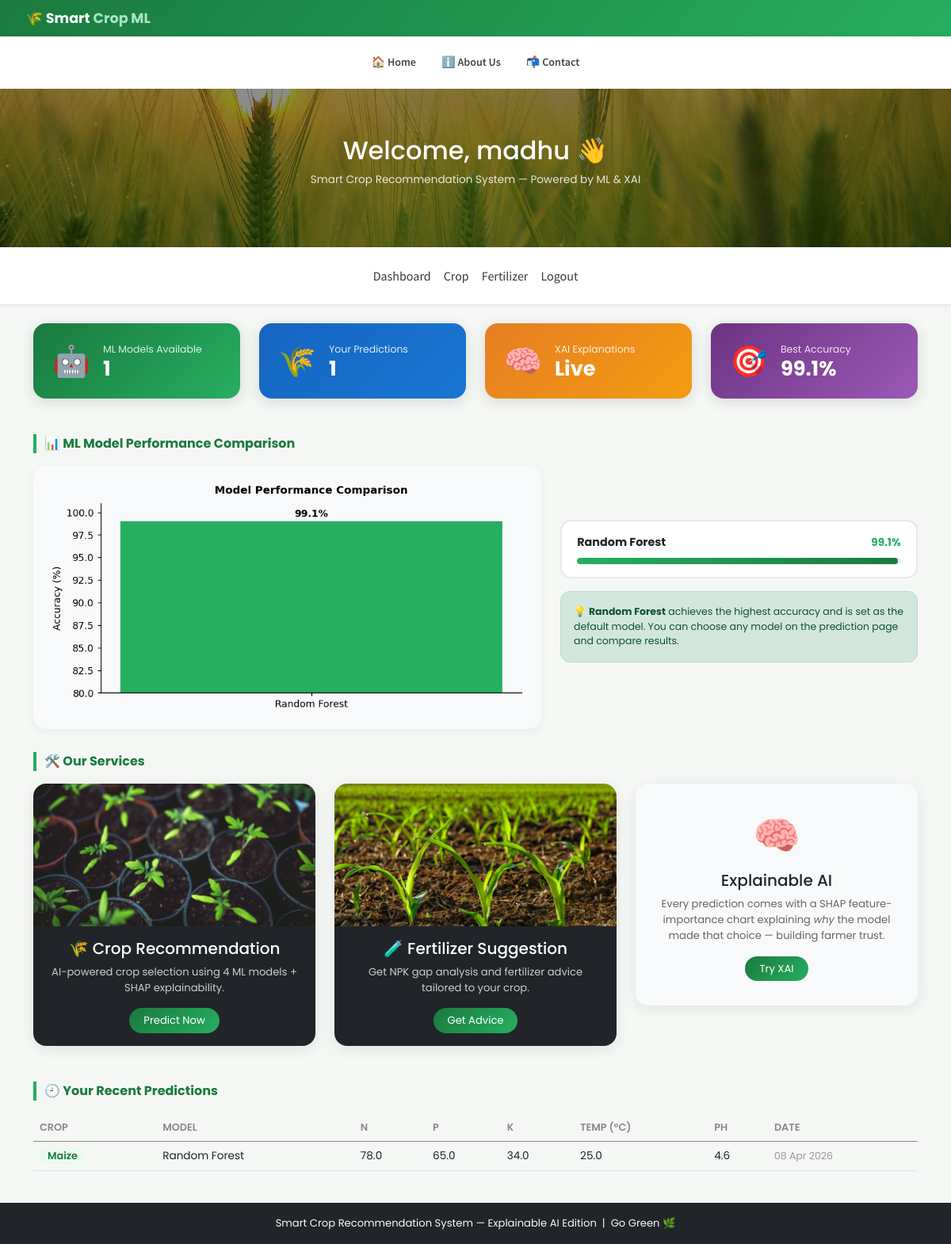
Page /dashboard (signed in) on the committed database.
### app.py (models this page shows)
class User(db.Model, UserMixin):
    id       = db.Column(db.Integer, primary_key=True)
    username = db.Column(db.String(20), nullable=False, unique=True)
    password = db.Column(db.String(80), nullable=False)

class PredictionLog(db.Model):
    id          = db.Column(db.Integer, primary_key=True)
    user_id     = db.Column(db.Integer, db.ForeignKey('user.id'))
    nitrogen    = db.Column(db.Float)
    phosphorus  = db.Column(db.Float)
    potassium   = db.Column(db.Float)
    temperature = db.Column(db.Float)
    humidity    = db.Column(db.Float)
    ph          = db.Column(db.Float)
    rainfall    = db.Column(db.Float)
    prediction  = db.Column(db.String(100))
    model_used  = db.Column(db.String(50))
    date_created = db.Column(db.DateTime, default=datetime.utcnow)

### app.py (the view)
@app.route('/dashboard', methods=['GET', 'POST'])
@login_required
def dashboard():
    comparison_chart = get_model_comparison_chart()
    model_info = [{'name': k, 'accuracy': v[1]} for k, v in ALL_MODELS.items()]
    recent_predictions = PredictionLog.query.filter_by(
        user_id=current_user.id).order_by(
        PredictionLog.date_created.desc()).limit(5).all()
    return render_template('dashboard.html',
                           comparison_chart=comparison_chart,
                           model_info=model_info,
                           recent_predictions=recent_predictions)

### app.py (called while the page is built)
@login_manager.user_loader
def load_user(user_id):
    return User.query.get(int(user_id))

### templates/dashboard.html (shortened to what this page needs)
{% extends 'base.html' %}
{% block body %}
<div class="hero-image">
  <div class="hero-text">
    <h2 class="font-weight-bold">Welcome, {{ current_user.username }} 👋</h2>
    <p style="font-size:.85rem; opacity:.85;">Smart Crop Recommendation System — Powered by ML & XAI</p>
  </div>
</div>
<nav class="navbar navbar-expand-lg navbar-light bg-white shadow-sm">
  <div class="collapse navbar-collapse">
    <div class="navbar-nav mx-auto">
      <a class="nav-item nav-link active" href="{{ url_for('dashboard') }}">Dashboard</a>
      <a class="nav-item nav-link" href="{{ url_for('crop_recommend') }}">Crop</a>
      <a class="nav-item nav-link" href="{{ url_for('fertilizer_recommendation') }}">Fertilizer</a>
      <a class="nav-item nav-link text-danger" href="{{ url_for('logout') }}">Logout</a>
    </div>
  </div>
</nav>
<div class="container my-4">
  <div class="row mb-2">
    <div class="col-md-3 col-6 mb-3">
      <div class="stat-card" style="background:linear-gradient(135deg,#1a7a3e,#27ae60);">
        <span class="stat-icon">🤖</span>
        <div>
          <div class="stat-label">ML Models Available</div>
          <div class="stat-value">{{ model_info|length }}</div>
        </div>
      </div>
    </div>
    <div class="col-md-3 col-6 mb-3">
      <div class="stat-card" style="background:linear-gradient(135deg,#1565c0,#1976d2);">
        <span class="stat-icon">🌾</span>
        <div>
          <div class="stat-label">Your Predictions</div>
          <div class="stat-value">{{ recent_predictions|length }}</div>
        </div>
      </div>
    </div>
    <div class="col-md-3 col-6 mb-3">
      <div class="stat-card" style="background:linear-gradient(135deg,#e67e22,#f39c12);">
        <span class="stat-icon">🧠</span>
        <div>
          <div class="stat-label">XAI Explanations</div>
          <div class="stat-value">Live</div>
        </div>
      </div>
    </div>
    <div class="col-md-3 col-6 mb-3">
      <div class="stat-card" style="background:linear-gradient(135deg,#6c3483,#9b59b6);">
        <span class="stat-icon">🎯</span>
        <div>
          <div class="stat-label">Best Accuracy</div>
          <div class="stat-value">
            {% if model_info %}
    {% set best = (model_info | sort(attribute='accuracy'))[-1] %}
    {{ best.accuracy }}%
{% else %}
    99.1%
{% endif %}
          </div>
        </div>
      </div>
    </div>
  </div>
  {% if comparison_chart %}
  <div class="section-title">📊 ML Model Performance Comparison</div>
  <div class="row align-items-center mb-2">
    <div class="col-lg-7">
      <div style="background:#f8f9fa; border-radius:16px; padding:1rem; box-shadow:0 2px 12px rgba(0,0,0,.05);">
        <img style="width:100%; border-radius:8px;" alt="Model comparison chart">
      </div>
    </div>
    <div class="col-lg-5">
      <div class="row">
        {% for m in model_info %}
        <div class="col-12 mb-2">
          <div class="model-info-card">
            <div class="d-flex justify-content-between align-items-center">
              <span style="font-weight:700; font-size:.9rem;">{{ m.name }}</span>
              <span style="font-size:.85rem; font-weight:700; color:#27ae60;">{{ m.accuracy }}%</span>
            </div>
            <div class="model-acc-bar">
              <div class="model-acc-fill" style="width:{{ m.accuracy }}%;"></div>
            </div>
          </div>
        </div>
        {% endfor %}
      </div>
      <div class="alert alert-success mt-2" style="font-size:.78rem; border-radius:12px;">
        💡 <strong>Random Forest</strong> achieves the highest accuracy and is set as the default model.
        You can choose any model on the prediction page and compare results.
      </div>
    </div>
  </div>
  {% endif %}
  <div class="section-title">🛠️ Our Services</div>
  <div class="row mb-4">
    <div class="col-lg-4 col-md-6 mb-3">
      <div class="card service-card">
        <img src="{{ url_for('static', filename='images/a.jpg') }}" alt="Crop">
        <div class="card-body text-center bg-dark text-white">
          <h5 class="font-weight-bold">🌾 Crop Recommendation</h5>
          <p style="font-size:.82rem; color:#ccc;">
            AI-powered crop selection using 4 ML models + SHAP explainability.
          </p>
          <a href="{{ url_for('crop_recommend') }}" class="btn btn-view">Predict Now</a>
        </div>
      </div>
    </div>
    <div class="col-lg-4 col-md-6 mb-3">
      <div class="card service-card">
        <img src="{{ url_for('static', filename='images/c.jpg') }}" alt="Fertilizer">
        <div class="card-body text-center bg-dark text-white">
          <h5 class="font-weight-bold">🧪 Fertilizer Suggestion</h5>
          <p style="font-size:.82rem; color:#ccc;">
            Get NPK gap analysis and fertilizer advice tailored to your crop.
          </p>
          <a href="{{ url_for('fertilizer_recommendation') }}" class="btn btn-view">Get Advice</a>
        </div>
      </div>
    </div>
    <div class="col-lg-4 col-md-6 mb-3">
      <div class="card service-card" style="background:#f8f9fa;">
        <div class="card-body d-flex flex-column align-items-center justify-content-center text-center" style="min-height:280px;">
          <div style="font-size:3rem;">🧠</div>
          <h5 class="font-weight-bold mt-2">Explainable AI</h5>
          <p style="font-size:.82rem; color:#666;">
            Every prediction comes with a SHAP feature-importance chart explaining
            <em>why</em> the model made that choice — building farmer trust.
          </p>
          <a href="{{ url_for('crop_recommend') }}" class="btn btn-view">Try XAI</a>
        </div>
      </div>
    </div>
  </div>
  {% if recent_predictions %}
  <div class="section-title">🕘 Your Recent Predictions</div>
  <div class="table-responsive">
    <table class="table table-hover history-table">
      <thead>
        <tr>
          <th>Crop</th>
          <th>Model</th>
          <th>N</th><th>P</th><th>K</th>
          <th>Temp (°C)</th>
          <th>pH</th>
          <th>Date</th>
        </tr>
      </thead>
      <tbody>
        {% for log in recent_predictions %}
        <tr>
          <td><span class="crop-tag">{{ log.prediction | title }}</span></td>
          <td>{{ log.model_used }}</td>
          <td>{{ log.nitrogen }}</td>
          <td>{{ log.phosphorus }}</td>
          <td>{{ log.potassium }}</td>
          <td>{{ log.temperature }}</td>
          <td>{{ log.ph }}</td>
          <td style="font-size:.78rem; color:#999;">{{ log.date_created.strftime('%d %b %Y') }}</td>
        </tr>
        {% endfor %}
      </tbody>
    </table>
  </div>
  {% endif %}
</div>
<footer class="text-center py-3 bg-dark text-light" style="font-size:.82rem;">
  Smart Crop Recommendation System — Explainable AI Edition &nbsp;|&nbsp; Go Green 🌿
</footer>
{% endblock body %}

### static/css/style.css (style rules this page uses)
:root { --light-gray: #343a40; --border: #2b303218; --text-color: #ff686b; --roboto: "Roboto", sans-serif; --gugi: "Gugi", cursive; --sofia: "sofia", cursive; --sans: "Source Sans Pro", sans-serif; }
body, html { height: 100%; overflow-x: hidden; max-width: 100%; margin: 0; font-family: Arial, Helvetica, sans-serif; }
.navbar-nav { padding: 0.5em 0em; }
.navbar-nav .nav-link { color: var(--light-gray) !important; font-family: var(--sans); }

### templates/base.html (style rules this page uses)
* { font-family: 'Poppins', sans-serif; }

### templates/dashboard.html (style rules this page uses)
* { font-family: 'Poppins', sans-serif; }
.hero-image { background-image: linear-gradient(rgba(0,0,0,0.45), rgba(0,0,0,0.45)), url("/static/images/4.jpeg"); height: 200px; background-position: center; background-size: cover; position: relative; }
.hero-text { text-align: center; position: absolute; top: 50%; left: 50%; transform: translate(-50%, -50%); color: white; }
.stat-card { border-radius: 16px; padding: 1.2rem 1.5rem; color: white; box-shadow: 0 4px 18px rgba(0,0,0,.12); display: flex; align-items: center; gap: 16px; }
.stat-icon { font-size: 2.4rem; }
.stat-label { font-size: .78rem; opacity: .85; margin-bottom: 2px; }
.stat-value { font-size: 1.6rem; font-weight: 700; line-height: 1; }
.section-title { font-size: 1rem; font-weight: 700; color: #1a7a3e; border-left: 4px solid #27ae60; padding-left: 10px; margin: 1.8rem 0 1rem; }
.model-info-card { border-radius: 14px; border: 2px solid #e8e8e8; padding: 1rem 1.2rem; text-align: center; background: #fff; transition: transform .15s, border-color .15s; }
.model-acc-bar { height: 8px; border-radius: 4px; background: #eee; margin-top: 8px; overflow: hidden; }
.model-acc-fill { height: 100%; background: linear-gradient(90deg, #27ae60, #1a7a3e); border-radius: 4px; }
.service-card { border-radius: 16px; overflow: hidden; border: none; box-shadow: 0 4px 18px rgba(0,0,0,.08); transition: transform .2s; }
.service-card img { height: 180px; object-fit: cover; }
.btn-view { background: linear-gradient(135deg, #1a7a3e, #27ae60); color: white; border-radius: 20px; font-size: .82rem; padding: 6px 18px; border: none; }
.history-table th { font-size: .8rem; color: #888; font-weight: 600; text-transform: uppercase; }
.history-table td { font-size: .85rem; vertical-align: middle; }
.crop-tag { background: #eafaf1; color: #1a7a3e; border-radius: 8px; padding: 2px 10px; font-weight: 600; font-size: .8rem; }

### rows in the picture
User: username "madhu"
PredictionLog: prediction "Maize", model_used "Random Forest", nitrogen "78.0", phosphorus "65.0", potassium "34.0", temperature "25.0", ph "4.6", date_created "08 Apr 2026"

### other values in the picture
{{ model_info|length }} "1"
{{ recent_predictions|length }} "1"
{{ best.accuracy }} "99.1"
{{ m.name }} "Random Forest"
{{ m.accuracy }} "99.1"
